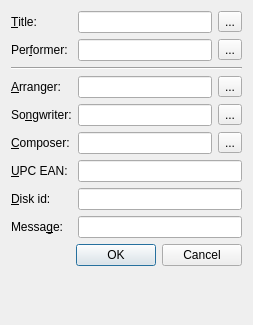
<?xml version="1.0" encoding="UTF-8"?>
<ui version="4.0">
 <author>Sebastian Trueg</author>
 <class>base_K3bAudioCdTextAllFieldsDialog</class>
 <widget class="QDialog" name="base_K3bAudioCdTextAllFieldsDialog">
  <property name="geometry">
   <rect>
    <x>0</x>
    <y>0</y>
    <width>253</width>
    <height>325</height>
   </rect>
  </property>
  <layout class="QFormLayout" name="formLayout">
   <item row="0" column="0">
    <widget class="QLabel" name="textLabel1">
     <property name="text">
      <string>&amp;Title:</string>
     </property>
     <property name="wordWrap">
      <bool>false</bool>
     </property>
     <property name="buddy">
      <cstring>m_editTitle</cstring>
     </property>
    </widget>
   </item>
   <item row="0" column="1">
    <layout class="QHBoxLayout">
     <item>
      <widget class="KLineEdit" name="m_editTitle"/>
     </item>
     <item>
      <widget class="QToolButton" name="m_buttonCopyTitle">
       <property name="toolTip">
        <string>Copy to all tracks</string>
       </property>
       <property name="text">
        <string>...</string>
       </property>
      </widget>
     </item>
    </layout>
   </item>
   <item row="1" column="0">
    <widget class="QLabel" name="textLabel2">
     <property name="text">
      <string>Per&amp;former:</string>
     </property>
     <property name="wordWrap">
      <bool>false</bool>
     </property>
     <property name="buddy">
      <cstring>m_editPerformer</cstring>
     </property>
    </widget>
   </item>
   <item row="1" column="1">
    <layout class="QHBoxLayout">
     <item>
      <widget class="KLineEdit" name="m_editPerformer"/>
     </item>
     <item>
      <widget class="QToolButton" name="m_buttonCopyPerformer">
       <property name="toolTip">
        <string>Copy to all tracks</string>
       </property>
       <property name="text">
        <string>...</string>
       </property>
      </widget>
     </item>
    </layout>
   </item>
   <item row="2" column="0" colspan="2">
    <widget class="Line" name="line4">
     <property name="frameShape">
      <enum>QFrame::HLine</enum>
     </property>
     <property name="frameShadow">
      <enum>QFrame::Sunken</enum>
     </property>
    </widget>
   </item>
   <item row="3" column="0">
    <widget class="QLabel" name="textLabel3">
     <property name="text">
      <string>&amp;Arranger:</string>
     </property>
     <property name="wordWrap">
      <bool>false</bool>
     </property>
     <property name="buddy">
      <cstring>m_editArranger</cstring>
     </property>
    </widget>
   </item>
   <item row="3" column="1">
    <layout class="QHBoxLayout">
     <item>
      <widget class="KLineEdit" name="m_editArranger"/>
     </item>
     <item>
      <widget class="QToolButton" name="m_buttonCopyArranger">
       <property name="toolTip">
        <string>Copy to all tracks</string>
       </property>
       <property name="text">
        <string>...</string>
       </property>
      </widget>
     </item>
    </layout>
   </item>
   <item row="4" column="0">
    <widget class="QLabel" name="textLabel4">
     <property name="text">
      <string>So&amp;ngwriter:</string>
     </property>
     <property name="wordWrap">
      <bool>false</bool>
     </property>
     <property name="buddy">
      <cstring>m_editSongwriter</cstring>
     </property>
    </widget>
   </item>
   <item row="4" column="1">
    <layout class="QHBoxLayout">
     <item>
      <widget class="KLineEdit" name="m_editSongwriter"/>
     </item>
     <item>
      <widget class="QToolButton" name="m_buttonCopySongwriter">
       <property name="toolTip">
        <string>Copy to all tracks</string>
       </property>
       <property name="text">
        <string>...</string>
       </property>
      </widget>
     </item>
    </layout>
   </item>
   <item row="5" column="0">
    <widget class="QLabel" name="textLabel5">
     <property name="text">
      <string>&amp;Composer:</string>
     </property>
     <property name="wordWrap">
      <bool>false</bool>
     </property>
     <property name="buddy">
      <cstring>m_editComposer</cstring>
     </property>
    </widget>
   </item>
   <item row="5" column="1">
    <layout class="QHBoxLayout">
     <item>
      <widget class="KLineEdit" name="m_editComposer"/>
     </item>
     <item>
      <widget class="QToolButton" name="m_buttonCopyComposer">
       <property name="toolTip">
        <string>Copy to all tracks</string>
       </property>
       <property name="text">
        <string>...</string>
       </property>
      </widget>
     </item>
    </layout>
   </item>
   <item row="6" column="0">
    <widget class="QLabel" name="textLabel6">
     <property name="text">
      <string>&amp;UPC EAN:</string>
     </property>
     <property name="wordWrap">
      <bool>false</bool>
     </property>
     <property name="buddy">
      <cstring>m_editUpc_ean</cstring>
     </property>
    </widget>
   </item>
   <item row="6" column="1">
    <widget class="KLineEdit" name="m_editUpc_ean"/>
   </item>
   <item row="7" column="0">
    <widget class="QLabel" name="textLabel7">
     <property name="text">
      <string>&amp;Disk id:</string>
     </property>
     <property name="wordWrap">
      <bool>false</bool>
     </property>
     <property name="buddy">
      <cstring>m_editDisc_id</cstring>
     </property>
    </widget>
   </item>
   <item row="7" column="1">
    <widget class="KLineEdit" name="m_editDisc_id"/>
   </item>
   <item row="8" column="0">
    <widget class="QLabel" name="textLabel8">
     <property name="text">
      <string>Messa&amp;ge:</string>
     </property>
     <property name="wordWrap">
      <bool>false</bool>
     </property>
     <property name="buddy">
      <cstring>m_editMessage</cstring>
     </property>
    </widget>
   </item>
   <item row="8" column="1">
    <widget class="KLineEdit" name="m_editMessage"/>
   </item>
   <item row="9" column="0" colspan="2">
    <widget class="QDialogButtonBox" name="m_buttonBox">
     <property name="standardButtons">
      <set>QDialogButtonBox::Cancel|QDialogButtonBox::Ok</set>
     </property>
    </widget>
   </item>
  </layout>
 </widget>
 <customwidgets>
  <customwidget>
   <class>KLineEdit</class>
   <extends>QLineEdit</extends>
   <header>klineedit.h</header>
  </customwidget>
 </customwidgets>
 <tabstops>
  <tabstop>m_editTitle</tabstop>
  <tabstop>m_buttonCopyTitle</tabstop>
  <tabstop>m_editPerformer</tabstop>
  <tabstop>m_buttonCopyPerformer</tabstop>
  <tabstop>m_editArranger</tabstop>
  <tabstop>m_buttonCopyArranger</tabstop>
  <tabstop>m_editSongwriter</tabstop>
  <tabstop>m_buttonCopySongwriter</tabstop>
  <tabstop>m_editComposer</tabstop>
  <tabstop>m_buttonCopyComposer</tabstop>
  <tabstop>m_editUpc_ean</tabstop>
  <tabstop>m_editDisc_id</tabstop>
  <tabstop>m_editMessage</tabstop>
 </tabstops>
 <includes>
  <include location="local">klineedit.h</include>
 </includes>
 <resources/>
 <connections>
  <connection>
   <sender>m_buttonBox</sender>
   <signal>accepted()</signal>
   <receiver>base_K3bAudioCdTextAllFieldsDialog</receiver>
   <slot>accept()</slot>
   <hints>
    <hint type="sourcelabel">
     <x>126</x>
     <y>309</y>
    </hint>
    <hint type="destinationlabel">
     <x>126</x>
     <y>162</y>
    </hint>
   </hints>
  </connection>
  <connection>
   <sender>m_buttonBox</sender>
   <signal>rejected()</signal>
   <receiver>base_K3bAudioCdTextAllFieldsDialog</receiver>
   <slot>reject()</slot>
   <hints>
    <hint type="sourcelabel">
     <x>126</x>
     <y>309</y>
    </hint>
    <hint type="destinationlabel">
     <x>126</x>
     <y>162</y>
    </hint>
   </hints>
  </connection>
 </connections>
</ui>
